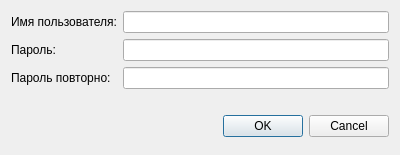
<?xml version="1.0" encoding="UTF-8"?>
<ui version="4.0">
 <class>Dialog</class>
 <widget class="QDialog" name="Dialog">
  <property name="geometry">
   <rect>
    <x>0</x>
    <y>0</y>
    <width>400</width>
    <height>155</height>
   </rect>
  </property>
  <property name="windowTitle">
   <string>Добавление пользователя</string>
  </property>
  <layout class="QFormLayout" name="formLayout">
   <item row="0" column="0">
    <widget class="QLabel" name="label">
     <property name="text">
      <string>Имя пользователя:</string>
     </property>
    </widget>
   </item>
   <item row="1" column="0">
    <widget class="QLabel" name="label_2">
     <property name="text">
      <string>Пароль:</string>
     </property>
    </widget>
   </item>
   <item row="2" column="0">
    <widget class="QLabel" name="label_3">
     <property name="text">
      <string>Пароль повторно:</string>
     </property>
    </widget>
   </item>
   <item row="4" column="1">
    <widget class="QDialogButtonBox" name="buttonBox">
     <property name="orientation">
      <enum>Qt::Horizontal</enum>
     </property>
     <property name="standardButtons">
      <set>QDialogButtonBox::Cancel|QDialogButtonBox::Ok</set>
     </property>
    </widget>
   </item>
   <item row="0" column="1">
    <widget class="QLineEdit" name="userName"/>
   </item>
   <item row="1" column="1">
    <widget class="QLineEdit" name="password">
     <property name="echoMode">
      <enum>QLineEdit::Password</enum>
     </property>
    </widget>
   </item>
   <item row="2" column="1">
    <widget class="QLineEdit" name="passwordControl">
     <property name="echoMode">
      <enum>QLineEdit::Password</enum>
     </property>
    </widget>
   </item>
   <item row="3" column="0">
    <widget class="QLabel" name="passwordIncorrect">
     <property name="text">
      <string/>
     </property>
    </widget>
   </item>
  </layout>
 </widget>
 <resources/>
 <connections>
  <connection>
   <sender>buttonBox</sender>
   <signal>accepted()</signal>
   <receiver>Dialog</receiver>
   <slot>accept()</slot>
   <hints>
    <hint type="sourcelabel">
     <x>248</x>
     <y>254</y>
    </hint>
    <hint type="destinationlabel">
     <x>157</x>
     <y>274</y>
    </hint>
   </hints>
  </connection>
  <connection>
   <sender>buttonBox</sender>
   <signal>rejected()</signal>
   <receiver>Dialog</receiver>
   <slot>reject()</slot>
   <hints>
    <hint type="sourcelabel">
     <x>316</x>
     <y>260</y>
    </hint>
    <hint type="destinationlabel">
     <x>286</x>
     <y>274</y>
    </hint>
   </hints>
  </connection>
 </connections>
</ui>
